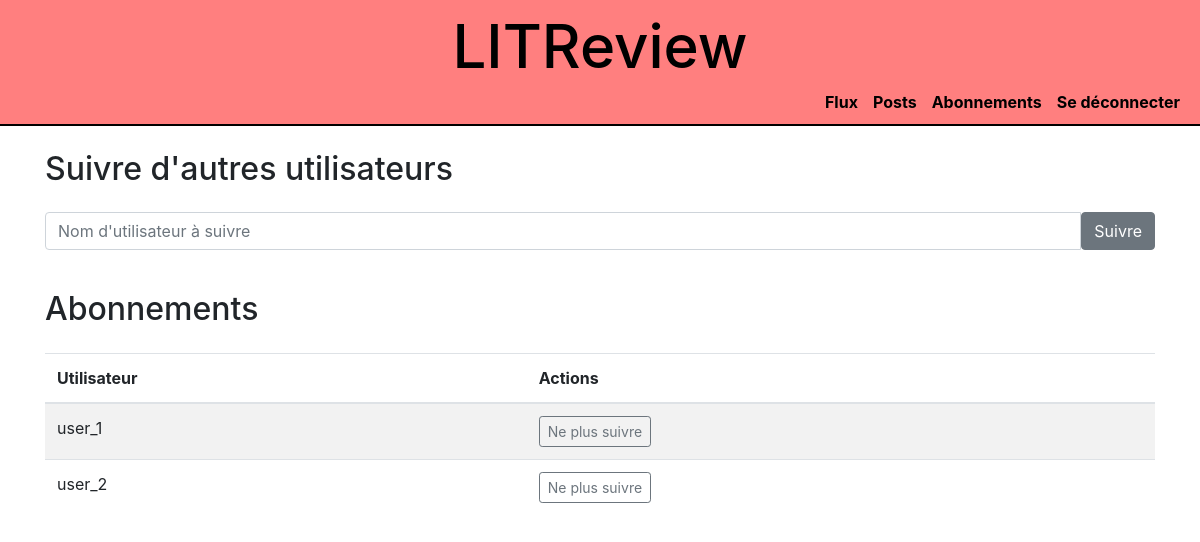
Screenshot of /follows/manage/ (signed in) with the database file from the repository.
### review_app/models.py (models this page shows, shortened)
class UserFollows(models.Model):
    user = models.ForeignKey(
        to=settings.AUTH_USER_MODEL, related_name='following', on_delete=models.CASCADE
    )
    followed_user = models.ForeignKey(
        to=settings.AUTH_USER_MODEL, related_name='followed_by', on_delete=models.CASCADE
    )
    class Meta:
        unique_together = ('user', 'followed_user',)

class CustomUser(AbstractUser):
    def __str__(self):
        return self.username

### review_app/views.py (the view, shortened to what this page needs)
# urls.py: path('follows/manage/', views.manage_follows, name='manage_follows'),
@login_required
def manage_follows(request):
    followed_users = UserFollows.objects.filter(user=request.user).select_related('followed_user')
    return render(request, 'manage_follows.html', {
        'followed_users': followed_users
    })

### review_app/templates/manage_follows.html (shortened to what this page needs)
{% extends "base.html" %}
{% block content %}
    <div class="container mt-4">
        <h2 class="mb-4">Suivre d'autres utilisateurs</h2>
        <form method="post" class="mb-4">
            <div class="input-group mb-3">
                <input type="text" name="username" class="form-control" placeholder="Nom d'utilisateur à suivre" required>
                <button type="submit" class="btn btn-secondary">Suivre</button>
            </div>
        </form>
        <h2 class="mb-4">Abonnements</h2>
        <div class="table-responsive">
            <table class="table table-striped">
                <thead>
                    <tr>
                        <th scope="col">Utilisateur</th>
                        <th scope="col">Actions</th>
                    </tr>
                </thead>
                <tbody>
                    {% for follow in followed_users %}
                        <tr>
                            <td>{{ follow.followed_user.username }}</td>
                            <td>
                                <form method="post" action="{% url 'unfollow_user' follow.followed_user.id %}" class="d-inline">
                                    <button type="submit" class="btn btn-outline-secondary btn-sm">Ne plus suivre</button>
                                </form>
                            </td>
                        </tr>
                    {% empty %}
                        <tr>
                            <td colspan="2" class="text-center">Aucun abonnement.</td>
                        </tr>
                    {% endfor %}
                </tbody>
            </table>
        </div>
    </div>
{% endblock %}

### review_app/static/css/style.css (style rules this page uses)
body { font-family: Arial, sans-serif; margin: 0; padding: 0; }
form { align-items: center; align-self: center; align-content: center; text-align: center; }
.container { margin-top: 20px; }

### rows the page displays
UserFollows: followed_user.username "user_1"
UserFollows: followed_user.username "user_2"
